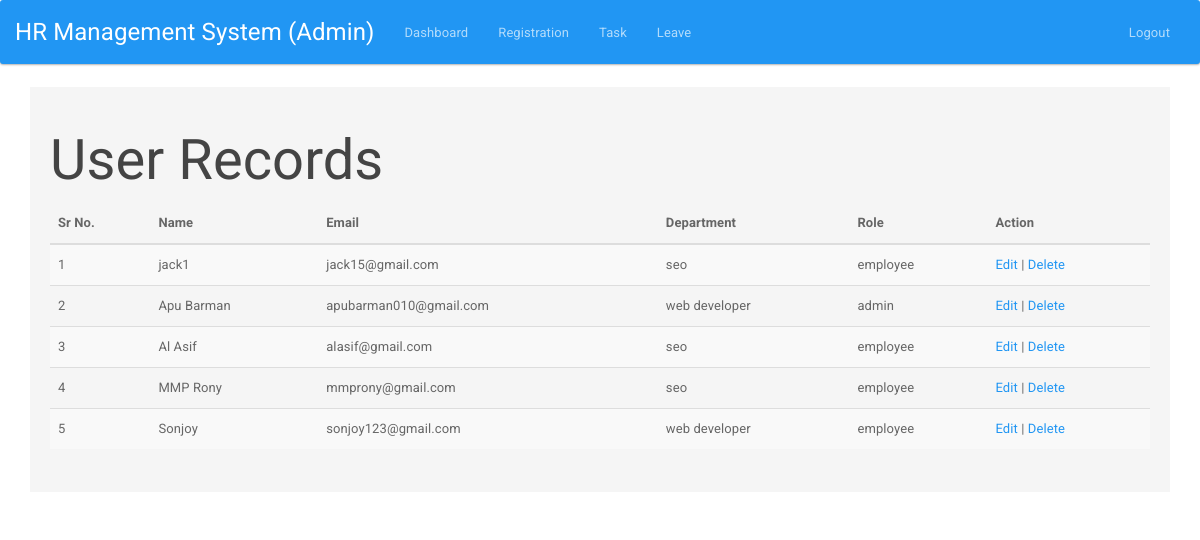
The app's page /admin/dashboard.php (signed in) with its own data.
### tables this page shows
CREATE TABLE `user_tbl` (
  `id` int(255) NOT NULL,
  `name` varchar(255) NOT NULL,
  `email` varchar(255) NOT NULL,
  `password` varchar(255) NOT NULL,
  `department` varchar(255) NOT NULL,
  `role` varchar(255) NOT NULL,
  `created_on` timestamp NOT NULL DEFAULT CURRENT_TIMESTAMP ON UPDATE CURRENT_TIMESTAMP
);

### admin/dashboard.php (the view, shortened to what this page needs)
<?php
include "../auth/auth.php";
?>
<!DOCTYPE html>
<html>
<head>
	<link rel="stylesheet" type="text/css" href="../lib/bootstrap.min.css">
</head>
<body>
<?php include "header.php";?>
<div class="container">
  <div class="col-lg-12 col-xs-push-0 well">
	<h1>User Records</h1>
	<table class="table table-striped table-hover ">
  <thead>
    <tr>
      <th>Sr No.</th>
      <th>Name</th>
      <th>Email</th>
      <th>Department</th>
      <th>Role</th>
      <th>Action</th>
    </tr>
  </thead>
  <tbody>
  	<?php
  	$i=1;
    $query ="SELECT * FROM user_tbl";
	$res=mysqli_query($con, $query);
	$count=mysqli_num_rows($res);
	if($count>0){
	while($row=mysqli_fetch_array($res))
	{
  	?>
    <tr>
      <td><?php echo $i; ?></td>
      <td><?php echo $row['name'];?></td>
      <td><?php echo $row['email'];?></td>
      <td><?php echo $row['department'];?></td>
      <td><?php echo $row['role'];?></td>
      <td><a href="edituser.php?id=<?php echo $row['id'];?>">Edit</a> |
      	<a href="deleteuser.php?id=<?php echo $row['id'];?>">Delete</a></td>
    </tr>
    <?php $i++;}}else{
    	echo "No Data Found!!!";
    } ?>
  </tbody>
</table>
</div>
</div>
</body>
</html>

### records on screen
user_tbl: name "jack1", email "jack15@gmail.com", department "seo", role "employee"
user_tbl: name "Apu Barman", email "apubarman010@gmail.com", department "web developer", role "admin"
user_tbl: name "Al Asif", email "alasif@gmail.com", department "seo", role "employee"
user_tbl: name "MMP Rony", email "mmprony@gmail.com", department "seo", role "employee"
user_tbl: name "Sonjoy", email "sonjoy123@gmail.com", department "web developer", role "employee"
